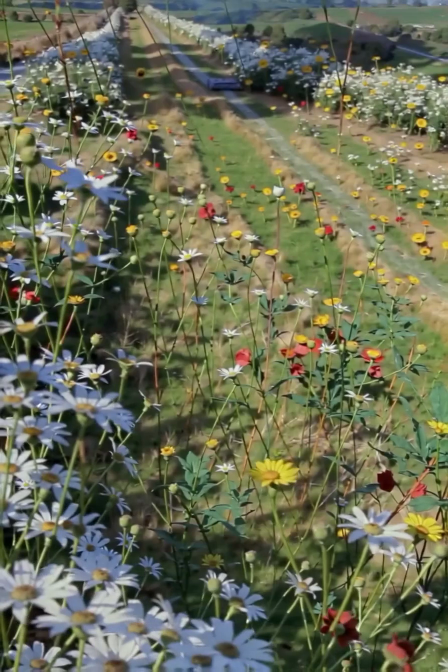
#> input picture art/level1.png, 896 x 1344 px (shown at 1/2 size); its folder holds only this picture in this run
$ python make_world_thumbs.py
#> lines starting #> are read from the running program, lines starting #| are printed output that depends on the picture
#!/usr/bin/env python3
"""art/worlds.png: one small thumbnail per world (8x2 grid, 96x110 each) cut from the middle of
art/levelN.png, so the title screen can show every world as a picture without loading 16 full paintings."""
import os
from PIL import Image
ROOT=os.path.dirname(os.path.dirname(os.path.abspath(__file__)))
TW,TH=96,110
sheet=Image.new("RGBA",(TW*8,TH*2),(0,0,0,0))
#> sheet: PIL image 768x220 RGBA; every value is 0
for i in range(16):
    im=Image.open(os.path.join(ROOT,"art",f"level{i+1}.png")).convert("RGB")
#> im is the input picture: PIL image 896x1344 RGB; mean R, G, B 105.8, 108.9, 84.9
    w,h=im.size
#> w = 896; h = 1344
    # a band around the horizon: skip the top sky and the bottom ground strip
    cw=int(w*.6); ch=int(cw*TH/TW); cx=w//2; cy=int(h*.52)
#> after `cw = int(w * 0.6)`: cw = 537
#> after `ch = int(cw * TH / TW)`: ch = 615
#> after `cx = w // 2`: cx = 448
#> after `cy = int(h * 0.52)`: cy = 698
    box=(cx-cw//2, cy-ch//2, cx+cw//2, cy+ch//2)
#> box = (180, 391, 716, 1005)
    t=im.crop(box).resize((TW,TH),Image.LANCZOS)
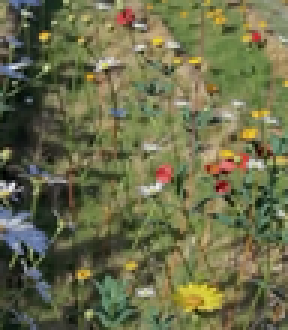
#> t: PIL image 96x110 RGB (shown 3 times larger); mean R, G, B 107.5, 109, 74.8
    sheet.paste(t,((i%8)*TW,(i//8)*TH))
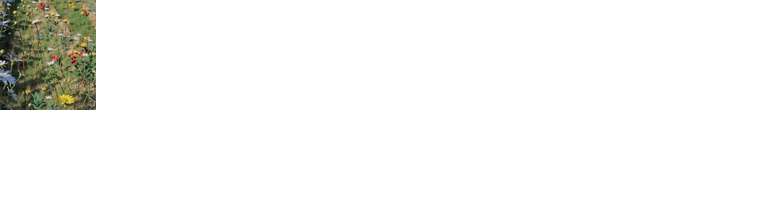
#> sheet: PIL image 768x220 RGBA; mean R, G, B, A 6.7, 6.8, 4.7, 15.9; transparent parts drawn white
#> (the run stopped early here; a loop or call above may not have finished)
